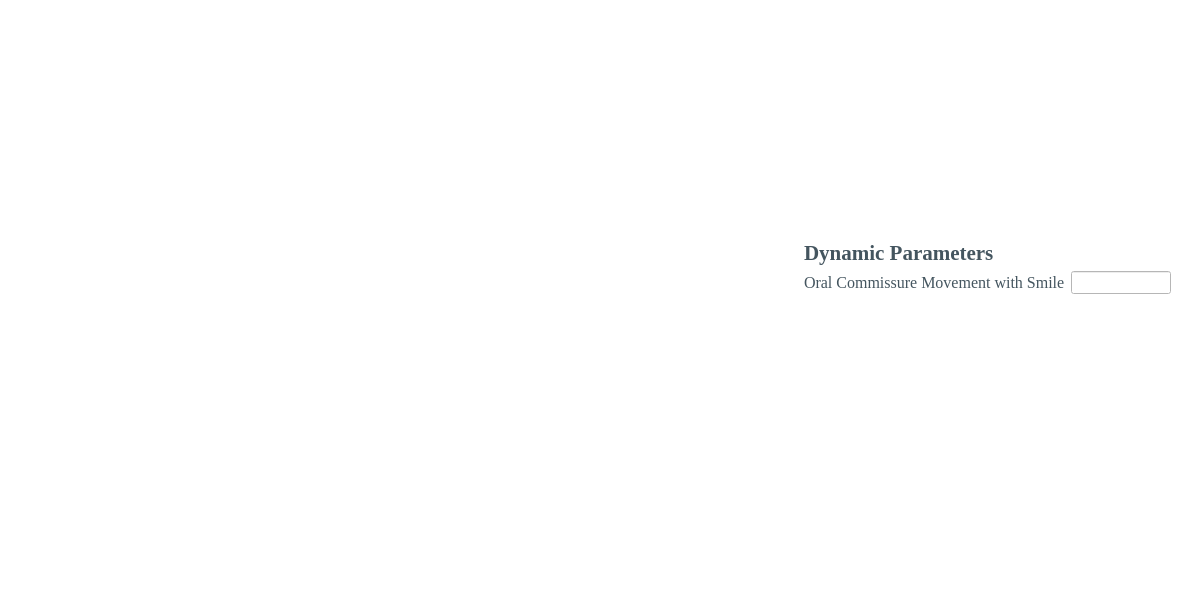
<?xml version="1.0" encoding="UTF-8"?>
<ui version="4.0">
 <class>Auto_eFaceWindow</class>
 <widget class="QMainWindow" name="Auto_eFaceWindow">
  <property name="geometry">
   <rect>
    <x>0</x>
    <y>0</y>
    <width>1200</width>
    <height>600</height>
   </rect>
  </property>
  <property name="sizePolicy">
   <sizepolicy hsizetype="Fixed" vsizetype="Fixed">
    <horstretch>0</horstretch>
    <verstretch>0</verstretch>
   </sizepolicy>
  </property>
  <property name="minimumSize">
   <size>
    <width>1200</width>
    <height>600</height>
   </size>
  </property>
  <property name="maximumSize">
   <size>
    <width>1200</width>
    <height>600</height>
   </size>
  </property>
  <property name="windowTitle">
   <string>Resting Auto eFace</string>
  </property>
  <property name="windowIcon">
   <iconset>
    <normaloff>../icons/Home_logo_square.jpg</normaloff>../icons/Home_logo_square.jpg</iconset>
  </property>
  <property name="styleSheet">
   <string notr="true">background-color: rgb(255, 255, 255);</string>
  </property>
  <widget class="QWidget" name="centralwidget">
   <layout class="QGridLayout" name="gridLayout">
    <item row="9" column="2">
     <widget class="QLabel" name="label">
      <property name="sizePolicy">
       <sizepolicy hsizetype="Fixed" vsizetype="Fixed">
        <horstretch>0</horstretch>
        <verstretch>0</verstretch>
       </sizepolicy>
      </property>
      <property name="font">
       <font>
        <family>Times New Roman</family>
        <pointsize>16</pointsize>
        <weight>75</weight>
        <bold>true</bold>
       </font>
      </property>
      <property name="styleSheet">
       <string notr="true">color: rgb(68, 85, 95);</string>
      </property>
      <property name="text">
       <string>Dynamic Parameters</string>
      </property>
     </widget>
    </item>
    <item row="9" column="0" rowspan="6">
     <spacer name="verticalSpacer_2">
      <property name="orientation">
       <enum>Qt::Vertical</enum>
      </property>
      <property name="sizeHint" stdset="0">
       <size>
        <width>20</width>
        <height>40</height>
       </size>
      </property>
     </spacer>
    </item>
    <item row="10" column="2">
     <widget class="QLabel" name="OCLabel">
      <property name="sizePolicy">
       <sizepolicy hsizetype="Fixed" vsizetype="Preferred">
        <horstretch>0</horstretch>
        <verstretch>0</verstretch>
       </sizepolicy>
      </property>
      <property name="minimumSize">
       <size>
        <width>180</width>
        <height>0</height>
       </size>
      </property>
      <property name="font">
       <font>
        <family>Times New Roman</family>
        <pointsize>12</pointsize>
       </font>
      </property>
      <property name="styleSheet">
       <string notr="true">color: rgb(68, 85, 95);</string>
      </property>
      <property name="text">
       <string>Oral Commissure Movement with Smile</string>
      </property>
     </widget>
    </item>
    <item row="10" column="3">
     <widget class="QLineEdit" name="OCLineEdit">
      <property name="sizePolicy">
       <sizepolicy hsizetype="Fixed" vsizetype="Fixed">
        <horstretch>0</horstretch>
        <verstretch>0</verstretch>
       </sizepolicy>
      </property>
      <property name="minimumSize">
       <size>
        <width>100</width>
        <height>0</height>
       </size>
      </property>
      <property name="maximumSize">
       <size>
        <width>100</width>
        <height>16777215</height>
       </size>
      </property>
      <property name="font">
       <font>
        <family>Times New Roman</family>
        <pointsize>10</pointsize>
       </font>
      </property>
     </widget>
    </item>
    <item row="15" column="4">
     <spacer name="verticalSpacer_3">
      <property name="orientation">
       <enum>Qt::Vertical</enum>
      </property>
      <property name="sizeHint" stdset="0">
       <size>
        <width>20</width>
        <height>40</height>
       </size>
      </property>
     </spacer>
    </item>
    <item row="8" column="2">
     <spacer name="verticalSpacer">
      <property name="orientation">
       <enum>Qt::Vertical</enum>
      </property>
      <property name="sizeHint" stdset="0">
       <size>
        <width>20</width>
        <height>40</height>
       </size>
      </property>
     </spacer>
    </item>
    <item row="16" column="1">
     <spacer name="horizontalSpacer_3">
      <property name="orientation">
       <enum>Qt::Horizontal</enum>
      </property>
      <property name="sizeHint" stdset="0">
       <size>
        <width>40</width>
        <height>20</height>
       </size>
      </property>
     </spacer>
    </item>
    <item row="8" column="1" rowspan="8">
     <widget class="MplWidget" name="plotWidget" native="true">
      <property name="sizePolicy">
       <sizepolicy hsizetype="Preferred" vsizetype="Preferred">
        <horstretch>0</horstretch>
        <verstretch>0</verstretch>
       </sizepolicy>
      </property>
      <property name="minimumSize">
       <size>
        <width>0</width>
        <height>0</height>
       </size>
      </property>
      <property name="maximumSize">
       <size>
        <width>16777215</width>
        <height>16777215</height>
       </size>
      </property>
     </widget>
    </item>
   </layout>
  </widget>
  <widget class="QMenuBar" name="menubar">
   <property name="geometry">
    <rect>
     <x>0</x>
     <y>0</y>
     <width>1200</width>
     <height>26</height>
    </rect>
   </property>
  </widget>
  <widget class="QStatusBar" name="statusbar"/>
 </widget>
 <customwidgets>
  <customwidget>
   <class>MplWidget</class>
   <extends>QWidget</extends>
   <header>MplWidget.h</header>
   <container>1</container>
  </customwidget>
 </customwidgets>
 <resources/>
 <connections/>
</ui>
